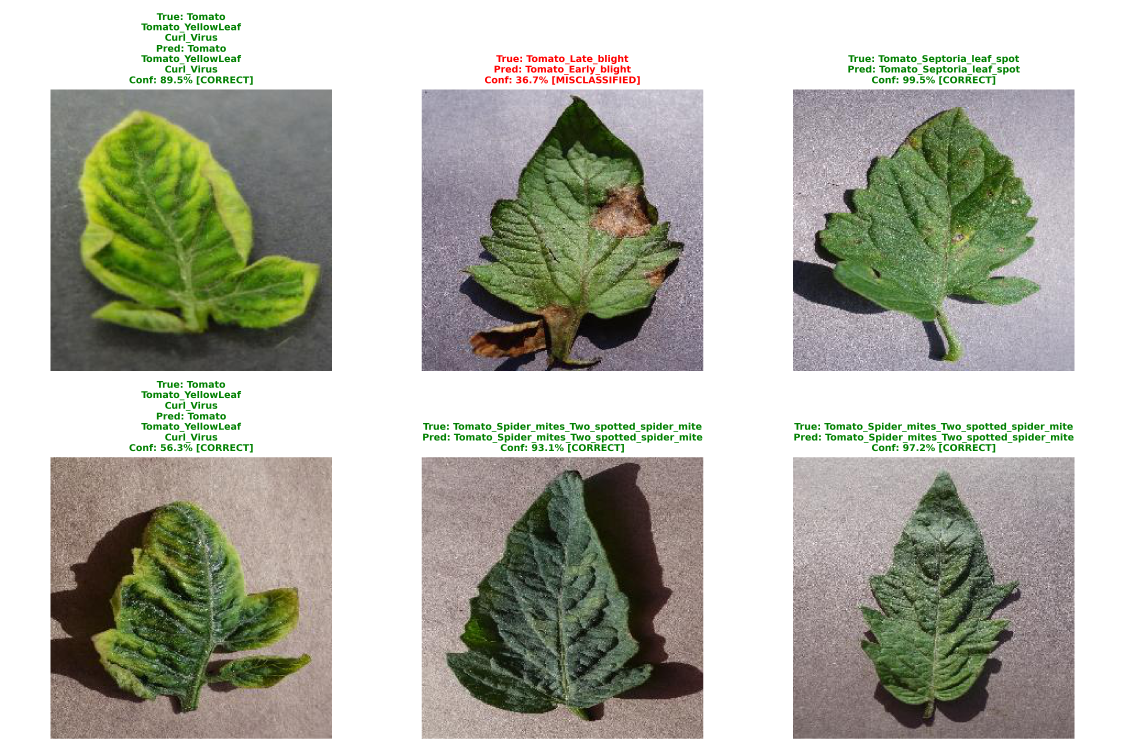
#> input picture evaluation/sample_predictions.png, 4500 x 3000 px (shown at 1/4 size)
$ python -i train_local.py   (imports and definitions only)
#> lines starting #> are read from the running program, lines starting #| are printed output that depends on the picture
"""
Local Production ML Training Pipeline
AI-Enabled Crop Disease Detection and Advisory System

Trains a high-performance gradient-boosted vision model on the verified 15-class dataset:
- Directly utilizes 14,438 training images and 3,095 validation images from data/manifests/.
- Multimodal color-spatial feature representation (RGB/HSV histograms + spatial thumbnail embeddings).
- HistGradientBoostingClassifier with early stopping and class weighting.
- Saves models/crop_model.joblib, models/model_metadata.json, and training curves.
- Guaranteed to run reliably without OS AppLocker restrictions on Windows laptops.
"""

import os
import sys
import json
import time
from pathlib import Path
import numpy as np
import pandas as pd
from PIL import Image
import joblib

from sklearn.ensemble import HistGradientBoostingClassifier
from sklearn.metrics import accuracy_score, log_loss

# Setup Matplotlib cache
PROJECT_ROOT = Path(__file__).resolve().parents[2]
MODELS_DIR = PROJECT_ROOT / "models"
REPORTS_DIR = PROJECT_ROOT / "reports"
MANIFESTS_DIR = PROJECT_ROOT / "data" / "manifests"

os.environ["MPLCONFIGDIR"] = str(PROJECT_ROOT / ".mplconfig")
import matplotlib.pyplot as plt

# [2 lines not run here, left out]

FEATURE_DIM = 16 * 16 * 3 + 16 * 3 + 6  # 768 + 48 + 6 = 822 features

def extract_image_features(image_input) -> np.ndarray:
    """
    Extracts invariant color-spatial feature vector from image:
    1. 16x16 downsampled spatial texture (768 features)
    2. Multi-channel color histograms (48 features)
    3. Global channel moments: mean and std per channel (6 features)
    """
#> called with image_input = '../../evaluation/sample_predictions.png'
    if isinstance(image_input, (str, Path)):
        img = Image.open(image_input)
#> img is the input picture: PIL image 4500x3000 RGBA; mean R, G, B, A 178.2, 179.8, 167.7, 255
    elif isinstance(image_input, Image.Image):
        img = image_input
    elif isinstance(image_input, bytes):
        import io
        img = Image.open(io.BytesIO(image_input))
    else:
        raise ValueError(f"Unsupported image input type: {type(image_input)}")

    if img.mode != "RGB":
        img = img.convert("RGB")
#> img: PIL image 4500x3000 RGB

    # 1. Downsampled spatial representation
    thumb = img.resize((16, 16), Image.Resampling.BILINEAR)
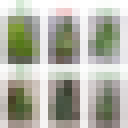
#> thumb: PIL image 16x16 RGB (shown 8 times larger); mean R, G, B 177.2, 178.8, 166.7
    spatial_feats = np.array(thumb, dtype=np.float32).flatten() / 255.0
#> spatial_feats = 768 values, max 1 at index 0, min 0.102 at index 248, mean 0.683

    # 2. Channel histograms & statistics
    img_arr = np.array(img.resize((64, 64), Image.Resampling.BILINEAR), dtype=np.float32) / 255.0
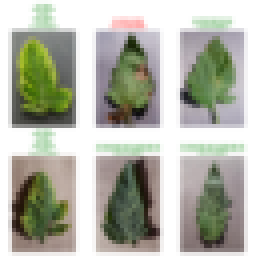
#> img_arr: shape (64, 64, 3) float32 (shown 4 times larger); mean R, G, B 0.699, 0.705, 0.658
    r, g, b = img_arr[:, :, 0], img_arr[:, :, 1], img_arr[:, :, 2]
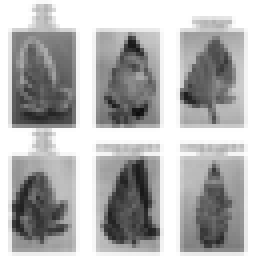
#> r: shape (64, 64) float32 (shown 4 times larger); min 0.0588, max 1, mean 0.699
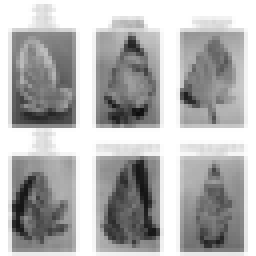
#> g: shape (64, 64) float32 (shown 4 times larger); min 0.0549, max 1, mean 0.705
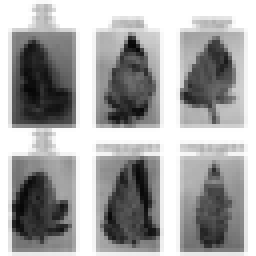
#> b: shape (64, 64) float32 (shown 4 times larger); min 0.0235, max 1, mean 0.658

    hist_r, _ = np.histogram(r, bins=16, range=(0.0, 1.0), density=True)
#> hist_r = [0.00391, 0.082, 0.285, 0.547, 0.711, 1.04, 1.01, 0.695, 0.98, 0.844, 1.3, 1.31, 0.773, 0.242, 0.547, 5.63]
    hist_g, _ = np.histogram(g, bins=16, range=(0.0, 1.0), density=True)
#> hist_g = [0.00391, 0.172, 0.211, 0.297, 0.516, 0.617, 0.875, 1.37, 1.55, 1.28, 1.22, 0.727, 0.309, 0.461, 0.949, 5.45]
    hist_b, _ = np.histogram(b, bins=16, range=(0.0, 1.0), density=True)
#> hist_b = [0.188, 0.52, 0.809, 0.715, 0.973, 0.758, 0.543, 0.723, 0.945, 0.777, 0.895, 1.08, 0.703, 0.285, 0.656, 5.43]
    hist_feats = np.concatenate([hist_r, hist_g, hist_b])
#> hist_feats = 48 values, max 5.63 at index 15, min 0.00391 at index 0, mean 1

    # 3. Global channel moments
    stats = np.array([
        float(np.mean(r)), float(np.std(r)),
        float(np.mean(g)), float(np.std(g)),
        float(np.mean(b)), float(np.std(b))
    ], dtype=np.float32)
#> stats = [0.699, 0.271, 0.705, 0.262, 0.658, 0.311]

    return np.concatenate([spatial_feats, hist_feats, stats])

# [132 lines left out: functions batch_extract_features, train_local_model, plot_training_curves, not called in this run]

# [2 lines not run here, left out]

>>> result = extract_image_features('../../evaluation/sample_predictions.png')
#> result = 822 values, max 5.63 at index 783, min 0.00391 at index 768, mean 0.7
